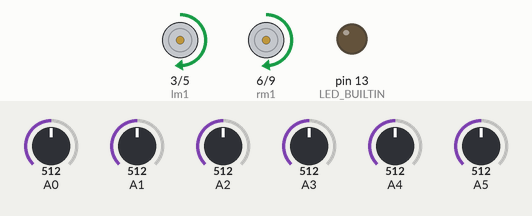
Bench run of a sketch on a simulated Arduino Uno, built with avr-gcc and run on an emulated ATmega328P. Parts: motor-driver pin pairs drawn as motors (green arrow = first pin HIGH = forward, orange = second pin HIGH = backward, longer = more drive), output pins drawn as LEDs (lit = HIGH). The test bench sets the inputs (shaded band); at power-on: A2 = 512, A3 = 512, A5 = 512, A0 = 512, A1 = 512, A4 = 512.

Above: at 1.2 s.
1.3 s: A2 set to 526
At 1.7 s:
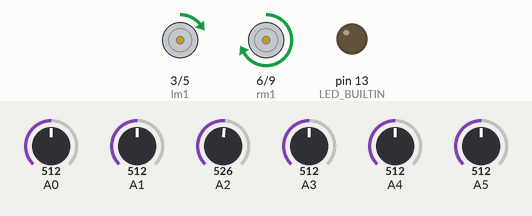
2.8 s: A3 set to 533
At 4.0 s:
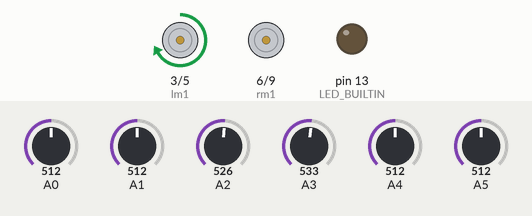
4.3 s: A3 set to 306
At 5.2 s:
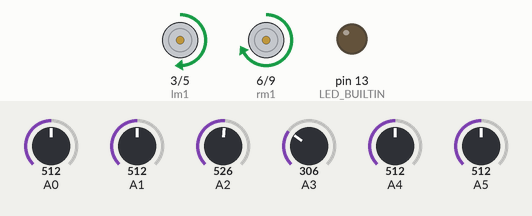
5.8 s: A5 set to 688
7.3 s: A5 set to 711
At 8.5 s:
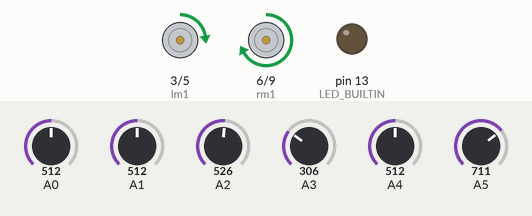
8.8 s: A5 set to 690
At 9.8 s:
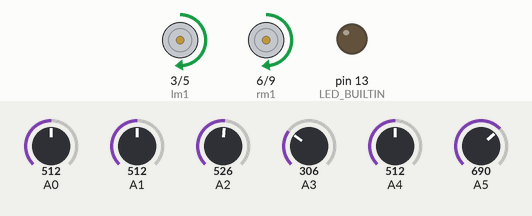
Timing chart, 0 to 11.3 s (numbered marks = the images above; inputs shaded):
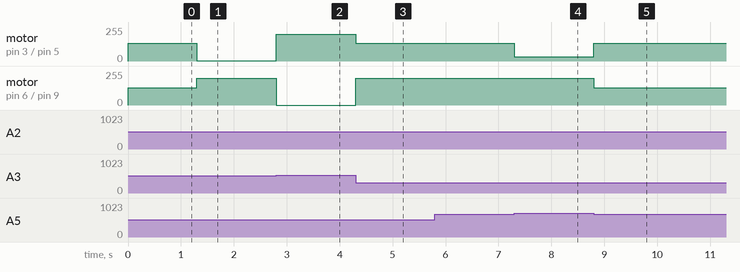

The sketch:

analog_lfr_6_sensor_.ino
```cpp
#define lc 0 // black
#define sc 1 //white

/////////////motor pinout/////////////////

#define lm1 3
#define lm2 5
#define rm1 6
#define rm2 9

int s2,s3,s4,s5,s6,s7;

/////////////pid parameters////////////////

float error = 0;
float prev_error = 0;
float Kp = 100;
float Kd = 0;  //100/150
float P = 0;
float D = 0;
float pd = 0;

int lms,rms;
int bs = 130;

int left_max = 200;
int right_max = 202; //based on motor speed diff
int left_min = 0;
int right_min = 0;

///////////////sharp turn parameters///////////////

int left=0,right=0;
int leftthres = 200;    //150
int rightthres = 200;   //150

int leftacutethres = 700;
int rightacutethres = 700;

int sum=0;
float avg=0;


/////////////brake parameters///////////////

int brake_count = 0;
int brake_thres = 400;

void setup() {
  pinMode(lm1, OUTPUT);
  pinMode(lm2, OUTPUT);
  pinMode(rm1, OUTPUT);
  pinMode(rm2, OUTPUT);

  pinMode(LED_BUILTIN, OUTPUT);

  left = 1000;
  right = 1000;
}

void loop() {
  pid();
  /*
  analogtodigital();
  error_map();

  if (s2==lc){
    left = 0;
  }
  if (s7==lc){
    right = 0;
  }

  if((s3==lc)&&(s4==lc)&&(s5==lc)&&(s6==lc)){     //intersection blink
     digitalWrite(LED_BUILTIN,HIGH);
  }
  else{
     digitalWrite(LED_BUILTIN,LOW);
  }

  if (left==0 && right ==0){ //for braking
    if (brake_count>15000){
      brake_count=15000;
    }
    brake_count++;
  }
  else{
    brake_count = 0;
  }

  if ((s2!=lc)&&(s3!=lc)&&(s4!=lc)&&(s5!=lc)&&(s6!=lc)&&(s7!=lc)){
    if ((left>leftthres)&&(right<rightthres)){//right sharp turns
    brake();
    delay(5);
    analogtodigital();
    while((s4!=lc)&&(s5!=lc)){
      sharp_right_turn();
      analogtodigital();
    }
    brake();
    //delay(10);
    //left = 1000;
    //right = 1000;
    }
    else if ((left<leftthres)&&(right>rightthres)){//left sharp turn
      brake();
      delay(5);
      analogtodigital();
      while((s4!=lc)&&(s5!=lc)){
        sharp_left_turn();
        analogtodigital();
      }
      brake();
      //delay(10);
      //left = 1000;
      //right = 1000;
    }
    else if (left<leftacutethres && right>rightacutethres){//accute left turn
      brake();
      delay(5);
      analogtodigital();
      while((s4!=lc)&&(s5!=lc)){
        sharp_accute_left_turn();
        analogtodigital();
      }
      brake();
      //delay(10);

      //left = 500;
      //right = 500;
    }
    else if (left>leftacutethres && right<rightacutethres){//accute right turn
      brake();
      delay(5);
      analogtodigital();
      while((s4!=lc)&&(s5!=lc)){
        sharp_accute_right_turn();
        analogtodigital();
     }
     brake();
     //delay(10);
    }
    else if(left<200 && right<200){T_intersection();}

    else if(left>1000 && right>1000){dead_end();}
  }
  else if((s2!=lc)&&((s3==lc)||(s4==lc)||(s5==lc)||(s6==lc))&&(s7!=lc)){
    if (left>100 && left<1000 && right>1000){  //straight or left -> left
        left_T();
    }
    else if (left>1000 && right<1000 && right>100){   //right_T(); straight or right -> straight
        right_T();
        //straight();
    }
    else if(left<100 && right<100){   //cross -> left
        cross();
    }
  }
  else if((s2==lc)&&(s3==lc)&&(s4==lc)&&(s5==lc)&&(s6==lc)&&(s7==lc)){
    if (brake_count>brake_thres){  //end of maze
        stop_end();
     }
  }

  pid();
  left=left+1;
  right=right+1;
  if(left>20000){//20000
    left=1000;
  }
  if(right>20000){
    right=1000;
  }*/
}


//////////////////////sensor get value//////////////////////

void readsensors(){
  s2 = analogRead(A0);
  s3 = analogRead(A1);
  s4 = analogRead(A2);
  s5 = analogRead(A3);
  s6 = analogRead(A4);
  s7 = analogRead(A5);
}

void calculate(){
  sum = s2+s3+s4+s5+s6+s7;
  avg = sum/6;
}

void analogtodigital(){
  readsensors();
  calculate();

  if(s2>avg){s2=1;}
  else{s2=0;}
  if(s3>avg){s3=1;}
  else{s3=0;}
  if(s4>avg){s4=1;}
  else{s4=0;}
  if(s5>avg){s5=1;}
  else{s5=0;}
  if(s6>avg){s6=1;}
  else{s6=0;}
  if(s7>avg){s7=1;}
  else{s7=0;}

}
///////////////////////error definition/////////////////////

void error_map(){
  if((s3==sc)&&(s4==lc)||(s5==lc)&&(s6==sc))
    error=0;
  else if((s3==lc)&&(s4==lc)&&(s5==lc)&&(s6==sc))
    error=-0.5;
  else if((s3==sc)&&(s4==lc)&&(s5==sc)&&(s6==sc))
    error=-0.5;
  else if((s3==sc)&&(s4==lc)&&(s5==lc)&&(s6==lc))
   error=0.5;
  else if((s3==sc)&&(s4==sc)&&(s5==lc)&&(s6==sc))
   error=0.5;

  else if((s2==sc)&&(s3==lc)&&(s4==lc)&&(s5==sc))
   error=-1;
  else if((s4==sc)&&(s5==lc)&&(s6==lc)&&(s7==sc))
   error=1;

  else if((s2==lc)&&(s3==lc)&&(s4==lc)&&(s5==sc))
   error=-1.5;
  else if((s2==sc)&&(s3==lc)&&(s4==sc)&&(s5==sc))
   error=-1.5;
  else if((s4==sc)&&(s5==lc)&&(s6==lc)&&(s7==lc))
   error=1.5;
  else if((s4==sc)&&(s5==sc)&&(s6==lc)&&(s7==sc))
   error=1.5;

  else if((s2==lc)&&(s3==lc)&&(s4==sc))
   error=-2;
  else if((s5==sc)&&(s6==lc)&&(s7==lc))
   error=2;

  if((s2==lc)&&(s2==sc)&&(s7==sc))
   error=-2.5;
  if((s2==sc)&&(s7==sc)&&(s7==lc))
   error=2.5;
}


///////////////////////pid computation/////////////////////

void pid(){
  analogtodigital();
  error_map();

  pd = Kp*error + Kd*(error - prev_error);

  lms = bs - pd;
  rms = bs + pd;

  if(lms>=left_max)
  {
   lms=left_max;
  }

  else if(lms<=left_min)
  {
   lms=left_min;
  }

  if(rms>=right_max)
  {
   rms=right_max;
  }

  else if(rms<=right_min)
  {
   rms=right_min;
  }

  analogWrite(lm1,lms+2);
  analogWrite(lm2,0);
  analogWrite(rm1,rms);
  analogWrite(rm2,0);

  prev_error = error;

}

/////////////////////////intersection handling////////////////////

void T_intersection(){
  brake();
  delay(30);
  while((s4!=lc)&&(s5!=lc)){                 // 'T' -> left turn
    sharp_left_turn();
    analogtodigital();
  }
  brake();
  //delay(20);
  //left = 1000;
  //right = 1000;
}

void left_T(){
  brake();
  delay(10);
  sharp_left_turn();
  delay(40);             //to be tuned
  while(s4!=lc && s5!=lc){
    sharp_left_turn();
    analogtodigital();
  }
  brake();
  //delay(20);

  left = 1000;
  right = 1000;
}

void right_T(){
  brake();
  delay(10);
  sharp_right_turn();
  delay(40);             //to be tuned
  while(s4!=lc && s5!=lc){
    sharp_right_turn();
    analogtodigital();
  }
  brake();
  //delay(20);

  left = 1000;
  right = 1000;
}

void cross(){
  brake();
  delay(10);
  sharp_right_turn();
  //sharp_left_turn();
  delay(40);         //to be tuned
  /*while(s4!=lc && s5!=lc){ //left on cross
    sharp_left_turn();
    analogtodigital();
  }*/
  while(s4!=lc && s5!=lc){ //right on cross
    sharp_right_turn();
    analogtodigital();
  }
  brake();
  //delay(20);

  left = 1000;
  right = 1000;
}

void dead_end(){
  brake();
  delay(10);
  while(s4!=lc && s5!=lc){ //take right turn at deadend
    sharp_right_turn();
    analogtodigital();
  }
  brake();
  //delay(20)
}

void stop_end(){
  brake();
  delay(10);
  delay(10000);
}

////////////////////////////turn functions////////////////////////

void straight(){
  analogWrite(lm1,127);
  analogWrite(lm2,0);
  analogWrite(rm1,127);
  analogWrite(rm2,0);
}

void sharp_left_turn(){
  analogWrite(lm1,0);
  analogWrite(lm2,127);
  analogWrite(rm1,127);
  analogWrite(rm2,0);
}

void sharp_right_turn(){
  analogWrite(lm1,127);//90->127->140
  analogWrite(lm2,0);
  analogWrite(rm1,0);
  analogWrite(rm2,127);
}

void sharp_accute_left_turn(){
  analogWrite(lm1,0);
  analogWrite(lm2,127);
  analogWrite(rm1,127);
  analogWrite(rm2,0);
}

void sharp_accute_right_turn(){
  analogWrite(lm1,127);
  analogWrite(lm2,0);
  analogWrite(rm1,0);
  analogWrite(rm2,127);
}

void about_turn(){
  analogWrite(lm1,0);
  analogWrite(lm2,127);
  analogWrite(rm1,127);
  analogWrite(rm2,0);
}

void brake(){
  analogWrite(lm1,255);
  analogWrite(lm2,255);
  analogWrite(rm1,255);
  analogWrite(rm2,255);
}
```

Measured:
- the behaviour switches between 512 and 513 on A2 (found by bisection; images 0 and 1)
- the behaviour switches between 514 and 515 on A3 (found by bisection; images 1 and 2)
- the behaviour switches between 703 and 704 on A5 (found by bisection; images 3 and 4)
- after the input at 1.3 s, motor on pin 3 (lm1) / pin 5 (lm2): forward 132/255 → forward 2/255 at once; motor on pin 6 (rm1) / pin 9 (rm2): forward 130/255 → forward 202/255 at once
- after the input at 2.8 s, motor on pin 3 (lm1) / pin 5 (lm2): forward 2/255 → forward 202/255 at once; motor on pin 6 (rm1) / pin 9 (rm2): forward 202/255 → stopped at once
- after the input at 4.3 s, motor on pin 3 (lm1) / pin 5 (lm2): forward 202/255 → forward 132/255 at once; motor on pin 6 (rm1) / pin 9 (rm2): stopped → forward 202/255 at once
- after the input at 5.8 s, every drawn part: stays the same
- after the input at 7.3 s, motor on pin 3 (lm1) / pin 5 (lm2): forward 132/255 → forward 32/255 at once
- after the input at 8.8 s, motor on pin 3 (lm1) / pin 5 (lm2): forward 32/255 → forward 132/255 at once; motor on pin 6 (rm1) / pin 9 (rm2): forward 202/255 → forward 130/255 at once
